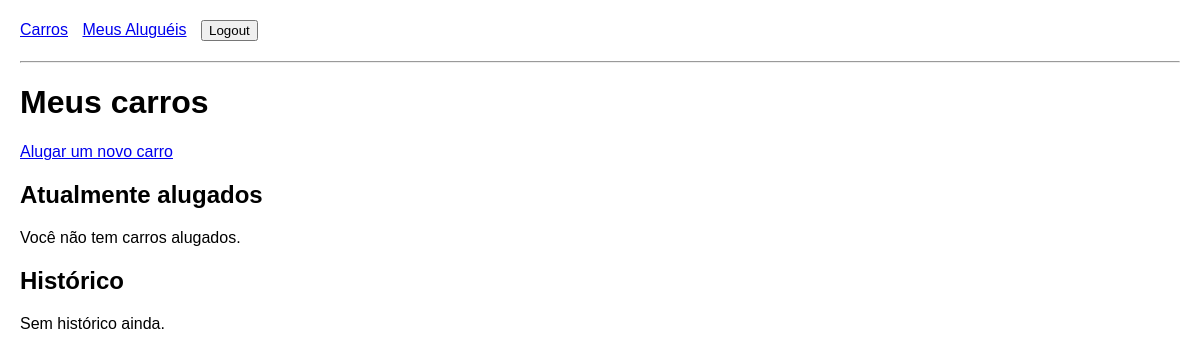
Page /meus-carros/ (signed in) on the earlier database version.
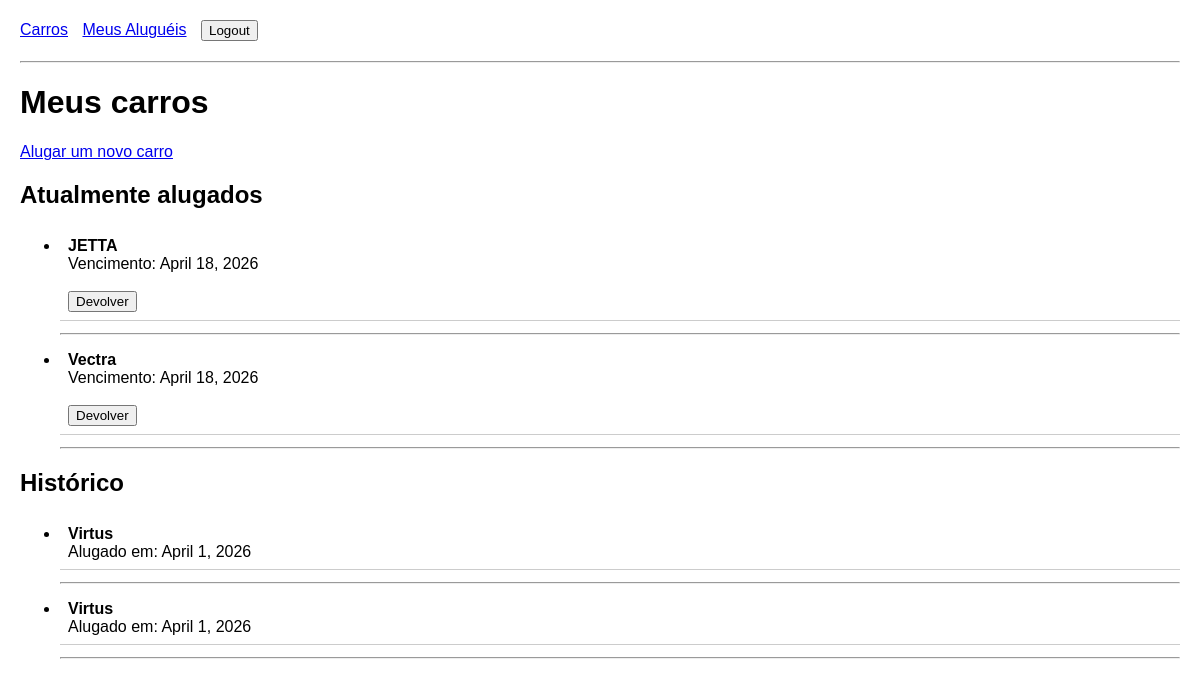
Same page on the later database version.
### borrowing/models.py (models this page shows, shortened)
class CarroAlugado(models.Model):
    user = models.ForeignKey(User, on_delete=models.CASCADE)
    carro = models.ForeignKey(Carro, on_delete=models.CASCADE)
    data_aluguel = models.DateField(auto_now_add=True)
    data_vencida = models.DateField(default=data_vencimento_padrao)
    returned = models.BooleanField(default=False)

### catalog/models.py (models this page shows, shortened)
class Carro(models.Model):
    nome = models.CharField(max_length=100)
    marca = models.CharField(max_length=100)
    ano = models.IntegerField()
    total_disponivel = models.IntegerField(default=0)

### borrowing/views.py (the view)
# urls.py: path('meus-carros/', borrowing_views.meus_carros, name='meus_carros'),
@login_required
def meus_carros(request):
    carros_alugados = CarroAlugado.objects.filter(
        user=request.user,
        returned=False
    )
    history = CarroAlugado.objects.filter(
        user=request.user,
        returned=True
    ).order_by('-data_aluguel')[:10]
    return render(request, 'borrowing/meus_carros.html', {
        'carros_alugados': carros_alugados,
        'history': history,
    })

### library/templates/borrowing/meus_carros.html (shortened to what this page needs)
{% extends 'base.html' %}
{% block content %}
<h1>Meus carros</h1>
<p>
    <a href="{% url 'carro_list' %}">Alugar um novo carro</a>
</p>
<h2>Atualmente alugados</h2>
{% if carros_alugados %}
    <ul>
        {% for aluguel in carros_alugados %}
            <li>
                <strong>{{ aluguel.carro.nome }}</strong><br>
                Vencimento: {{ aluguel.data_vencida }}
                <br><br>
                <form action="{% url 'return_carro' aluguel.id %}" method="post">
                    <button type="submit">Devolver</button>
                </form>
            </li>
            <hr>
        {% endfor %}
    </ul>
{% else %}
    <p>Você não tem carros alugados.</p>
{% endif %}
<h2>Histórico</h2>
{% if history %}
    <ul>
        {% for h in history %}
            <li>
                <strong>{{ h.carro.nome }}</strong><br>
                Alugado em: {{ h.data_aluguel }}
            </li>
            <hr>
        {% endfor %}
    </ul>
{% else %}
    <p>Sem histórico ainda.</p>
{% endif %}
{% endblock %}

Differences in the rows shown:
added CarroAlugado: carro.nome "JETTA", data_vencida "April 18, 2026", shown under "Atualmente alugados"
added CarroAlugado: carro.nome "Vectra", data_vencida "April 18, 2026", shown under "Atualmente alugados"
added CarroAlugado: carro.nome "Virtus", data_aluguel "April 1, 2026", shown under "Histórico"
added CarroAlugado: carro.nome "Virtus", data_aluguel "April 1, 2026", shown under "Histórico"
Other differences:
text no longer shown: "Você não tem carros alugados. Sem histórico ainda."
